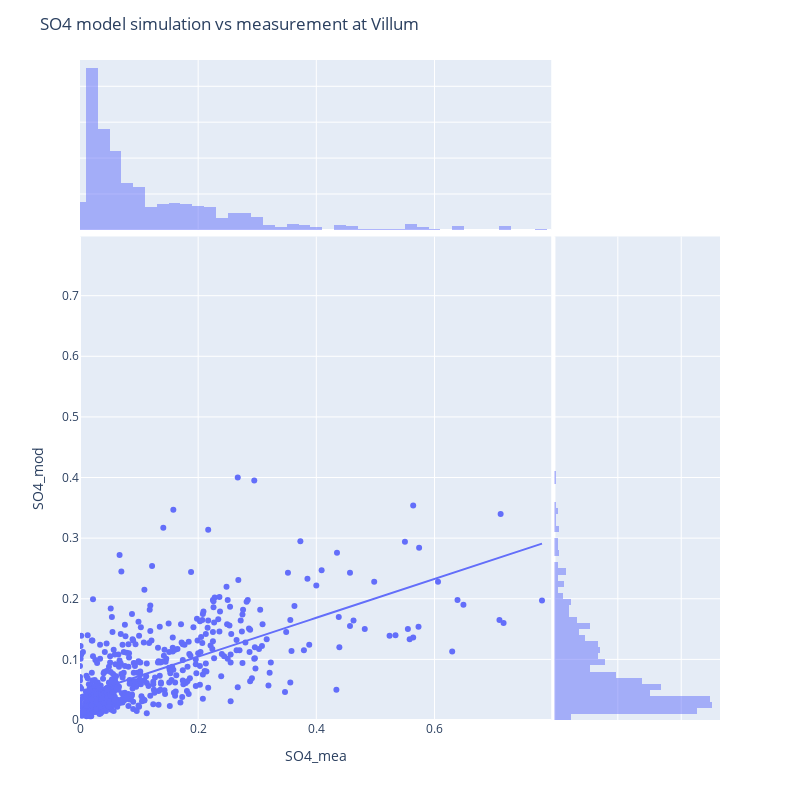

The cell this chart's notebook holds for it:
### Code cell
chemical,station = 'SO4','Villum'   # Choose from 'SO2', 'SO4', 'NH4', 'NO3', and 'PM2.5' for chemical, 
                                    # and 'Villum','Spitzbergen','Alert' for station
plot_scatter(chemical,station)

### Figure 1 — Plotly figure (JSON) as saved in the notebook; plotly's stock layout.template omitted (floating-point values rounded to 4 significant figures; data arrays with more than 128 entries replaced by an {"elided": "..."} marker saying what was removed)
{"data": [{"hovertemplate": "SO4_mea=%{x}<br>SO4_mod=%{y}<extra></extra>", "legendgroup": "", "marker": {"color": "#636efa", "symbol": "circle"}, "mode": "markers", "name": "", "orientation": "v", "showlegend": false, "type": "scatter", "x": {"elided": "782 float values"}, "xaxis": "x", "y": {"elided": "782 float values"}, "yaxis": "y"}, {"alignmentgroup": "True", "bingroup": "x", "histnorm": "probability", "hovertemplate": "SO4_mea=%{x}<br>count=%{y}<extra></extra>", "legendgroup": "", "marker": {"color": "#636efa"}, "name": "", "offsetgroup": "", "opacity": 0.5, "showlegend": false, "type": "histogram", "x": {"elided": "782 float values"}, "xaxis": "x3", "yaxis": "y3"}, {"alignmentgroup": "True", "bingroup": "y", "histnorm": "probability", "hovertemplate": "SO4_mod=%{y}<br>count=%{x}<extra></extra>", "legendgroup": "", "marker": {"color": "#636efa"}, "name": "", "offsetgroup": "", "opacity": 0.5, "showlegend": false, "type": "histogram", "xaxis": "x2", "y": {"elided": "782 float values"}, "yaxis": "y2"}, {"hovertemplate": "<b>OLS trendline</b><br>SO4_mod = 0.320408 * SO4_mea + 0.0404536<br>R<sup>2</sup>=0.425399<br><br>SO4_mea=%{x}<br>SO4_mod=%{y} <b>(trend)</b><extra></extra>", "legendgroup": "", "marker": {"color": "#636efa", "symbol": "circle"}, "mode": "lines", "name": "", "showlegend": false, "type": "scatter", "x": {"elided": "565 float values"}, "xaxis": "x", "y": {"elided": "565 float values"}, "yaxis": "y"}], "layout": {"barmode": "overlay", "height": 800, "legend": {"tracegroupgap": 0}, "margin": {"t": 60}, "title": {"text": "SO4 model simulation vs measurement at Villum"}, "width": 800, "xaxis": {"anchor": "y", "domain": [0, 0.7363], "range": [0, 0.7976], "title": {"text": "SO4_mea"}}, "xaxis2": {"anchor": "y2", "domain": [0.7413, 1], "matches": "x2", "showgrid": true, "showline": false, "showticklabels": false, "ticks": ""}, "xaxis3": {"anchor": "y3", "domain": [0, 0.7363], "matches": "x", "showgrid": true, "showticklabels": false}, "xaxis4": {"anchor": "y4", "domain": [0.7413, 1], "matches": "x2", "showgrid": true, "showline": false, "showticklabels": false, "ticks": ""}, "yaxis": {"anchor": "x", "domain": [0, 0.7326], "range": [0, 0.7976], "title": {"text": "SO4_mod"}}, "yaxis2": {"anchor": "x2", "domain": [0, 0.7326], "matches": "y", "showgrid": true, "showticklabels": false}, "yaxis3": {"anchor": "x3", "domain": [0.7426, 1], "matches": "y3", "showgrid": true, "showline": false, "showticklabels": false, "ticks": ""}, "yaxis4": {"anchor": "x4", "domain": [0.7426, 1], "matches": "y3", "showgrid": true, "showline": false, "showticklabels": false, "ticks": ""}}}
